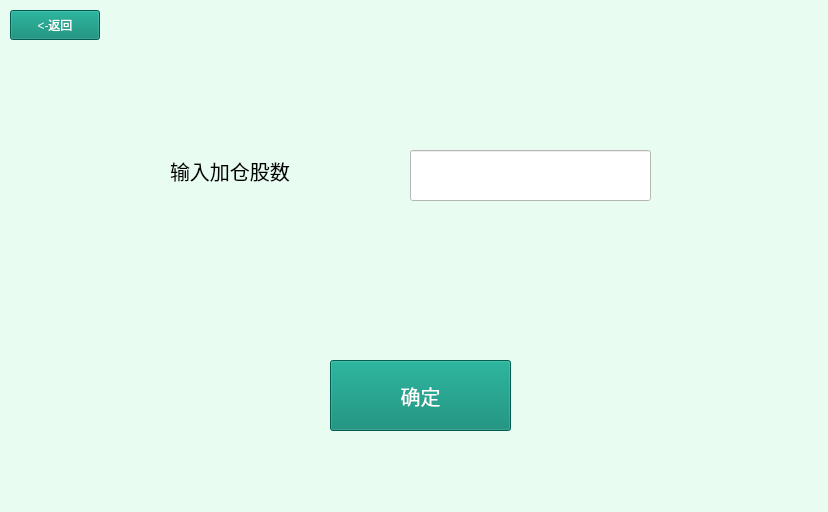
<?xml version="1.0" encoding="UTF-8"?>
<ui version="4.0">
 <class>Plus</class>
 <widget class="QWidget" name="Plus">
  <property name="geometry">
   <rect>
    <x>0</x>
    <y>0</y>
    <width>828</width>
    <height>512</height>
   </rect>
  </property>
  <property name="windowTitle">
   <string>Form</string>
  </property>
  <property name="styleSheet">
   <string notr="true">background-color: rgb(232,252,242);</string>
  </property>
  <widget class="QPushButton" name="pushButton">
   <property name="geometry">
    <rect>
     <x>10</x>
     <y>10</y>
     <width>90</width>
     <height>30</height>
    </rect>
   </property>
   <property name="styleSheet">
    <string notr="true">background-color: rgb(0,132,112);color: rgb(255,255,255);</string>
   </property>
   <property name="text">
    <string>&lt;-返回</string>
   </property>
  </widget>
  <widget class="QLabel" name="label">
   <property name="geometry">
    <rect>
     <x>170</x>
     <y>130</y>
     <width>241</width>
     <height>81</height>
    </rect>
   </property>
   <property name="font">
    <font>
     <pointsize>15</pointsize>
    </font>
   </property>
   <property name="text">
    <string>输入加仓股数</string>
   </property>
  </widget>
  <widget class="QLineEdit" name="stockamountinput">
   <property name="geometry">
    <rect>
     <x>410</x>
     <y>150</y>
     <width>241</width>
     <height>51</height>
    </rect>
   </property>
   <property name="styleSheet">
    <string notr="true">background-color: rgb(255,255,255);</string>
   </property>
  </widget>
  <widget class="QPushButton" name="pushButton_2">
   <property name="geometry">
    <rect>
     <x>330</x>
     <y>360</y>
     <width>181</width>
     <height>71</height>
    </rect>
   </property>
   <property name="font">
    <font>
     <pointsize>15</pointsize>
    </font>
   </property>
   <property name="styleSheet">
    <string notr="true">background-color: rgb(0,132,112);color: rgb(255,255,255);</string>
   </property>
   <property name="text">
    <string>确定</string>
   </property>
  </widget>
 </widget>
 <resources/>
 <connections/>
</ui>
